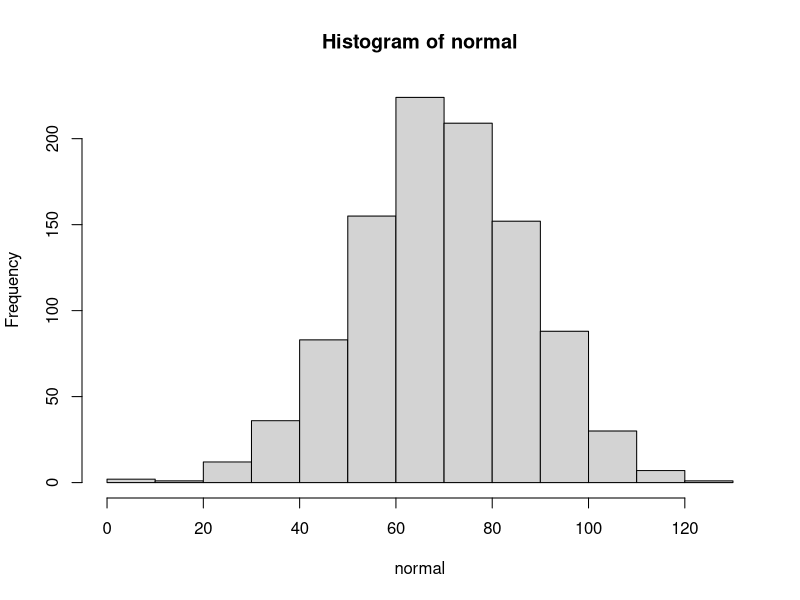
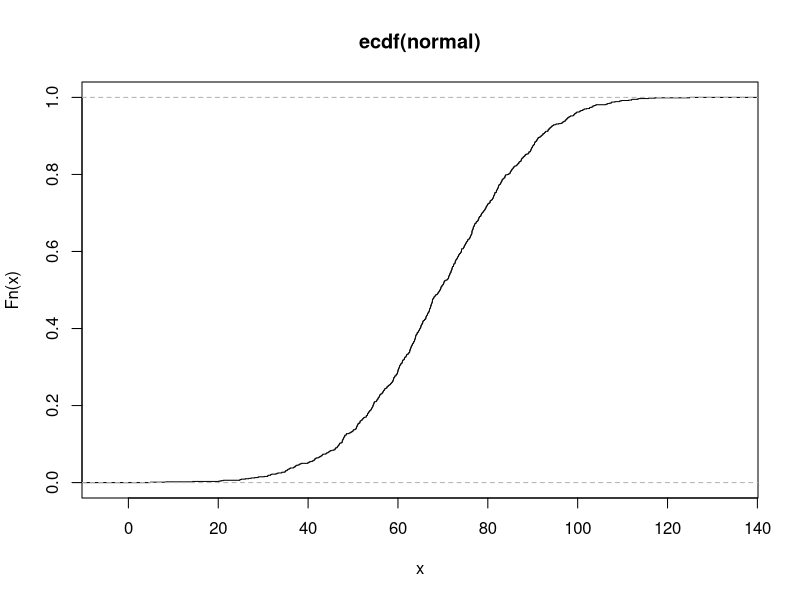
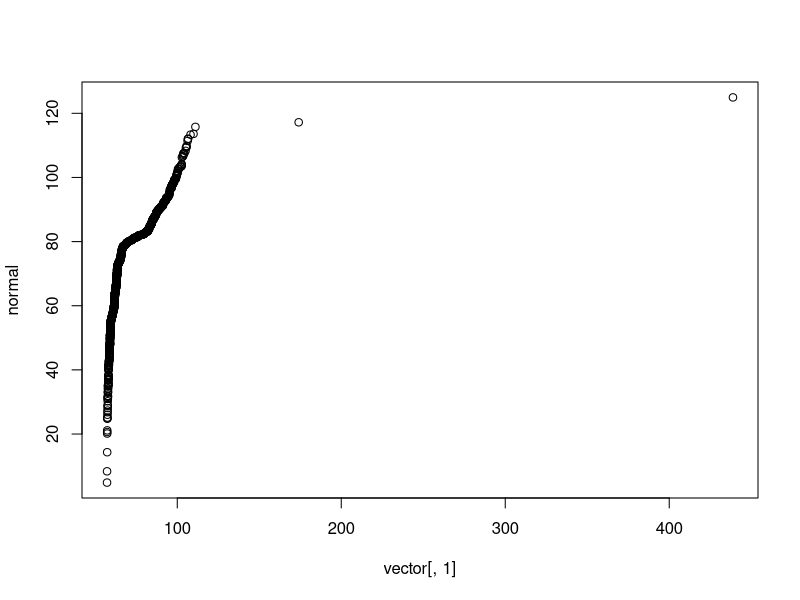
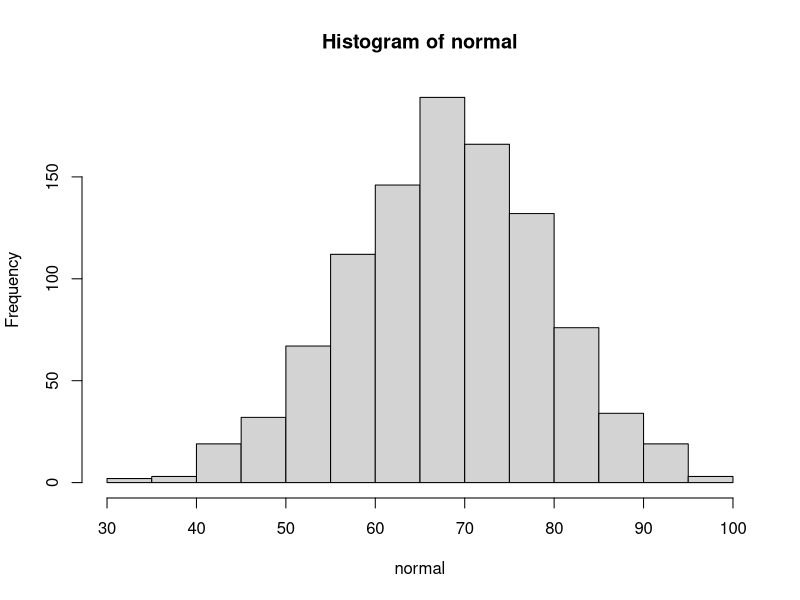
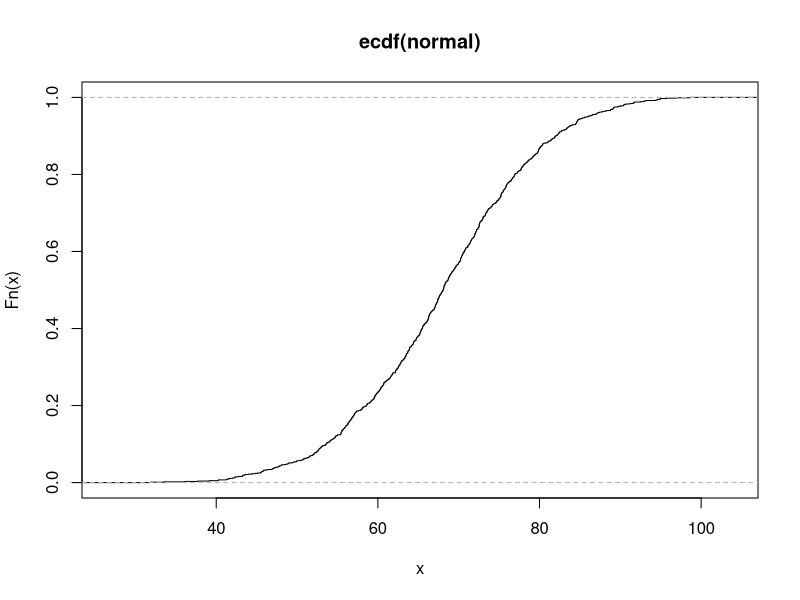
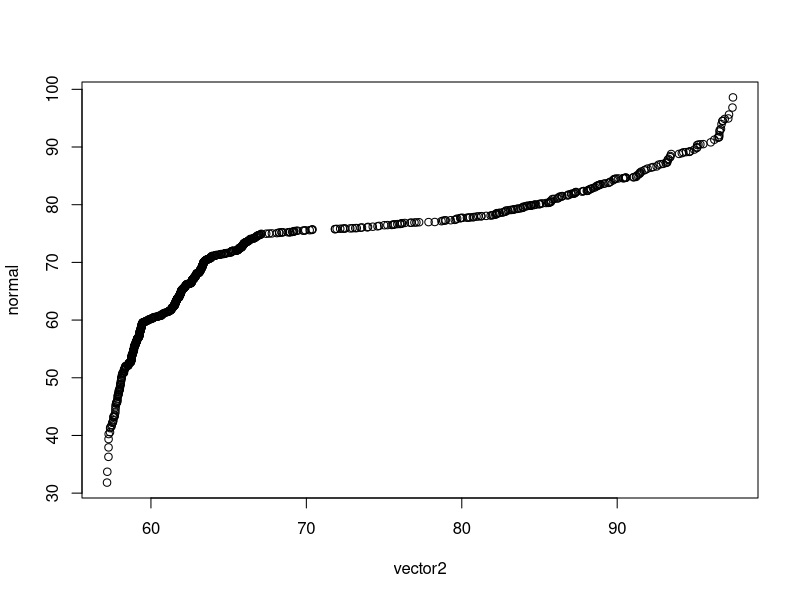
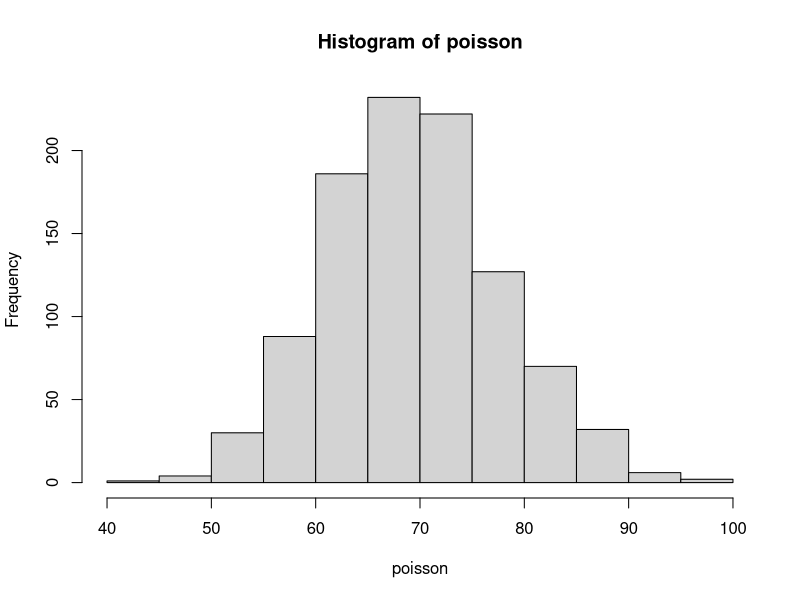
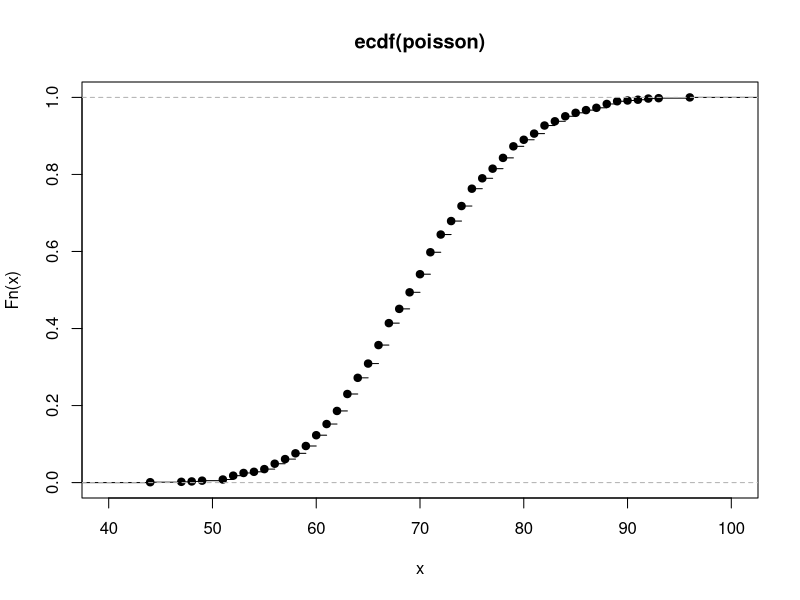

These charts were generated, in order, by the following R code:
vector = read.table("ping-1000.txt")

trim <- function(x,prop=.05) 
{
  trimx <- x[x < quantile(x,prob=(1-prop))]
  return(trimx)
}
vector2 <- trim(vector[,1])

normal <- rnorm(1000, mean(vector[,1]), sd(vector[,1]))
hist(normal)
plot(ecdf(normal))
qqplot(vector[,1], normal)

normal <- rnorm(1000, mean(vector2), sd(vector2))
hist(normal)
plot(ecdf(normal))
qqplot(vector2, normal)

poisson = rpois(1000,lambda=mean(vector[,1]))
hist(poisson)
plot(ecdf(poisson))
qqplot(vector[,1], poisson)

poisson = rpois(1000,lambda=mean(vector2))
hist(poisson)
plot(ecdf(poisson))
qqplot(vector2, poisson)


alpha = mean(vector[,1])/var(vector[,1])
beta = (mean(vector[,1]))**2/var(vector[,1])
x.gamma = rgamma(n=1000, scale=alpha, shape=beta)
hist(x.gamma)
qqplot(vector[,1], x.gamma)


